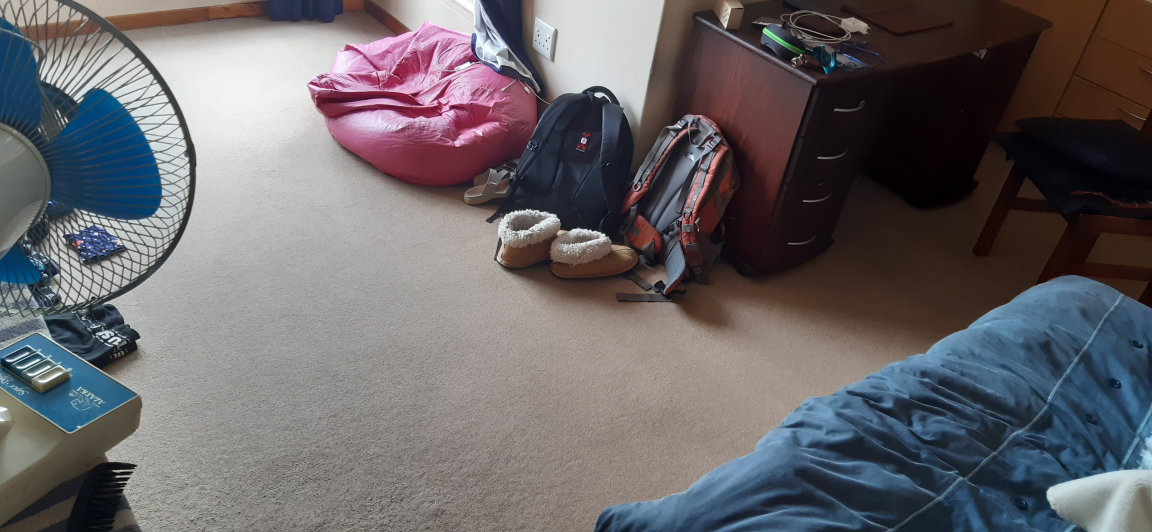
#> input picture prototypes/Early Prototypes/Shape Generation/room.jpg, 4608 x 2128 px (shown at 1/4 size)
$ python -i NN_gesture_layers.py   (imports and definitions only)
#> lines starting #> are read from the running program, lines starting #| are printed output that depends on the picture
# adapted to work with greyscale input (1 input channel)

import numpy as np
import matplotlib.pyplot as plt
import time
from PIL import Image
import scipy.signal
import sys
from math import sqrt
from numpy.random import default_rng
import cv2
import random

# makes arrays print out in full
# [1 line not run here, left out]

# set random seed for random number generator
rng = default_rng(777)

# set start time of program execution
start_time = time.time()

#open file to write out hyperparamaters and layer values to
# [1 line not run here, left out]
enableTextFileLogging = False
loadWeightsFromFile = False

# accepts arrays and strings and writes them in the network_details file
def writeToFile(input):
    if(enableTextFileLogging):
        details_file.write(str(input)+"\n\n")

# Load image, remove alpha channel and normalize input - change this method as needed for specific input data
def loadImage(imageName):
    if(isinstance(imageName,str)):
        # load image and remove alpha channel
        greyscale = cv2.imread(imageName,0)
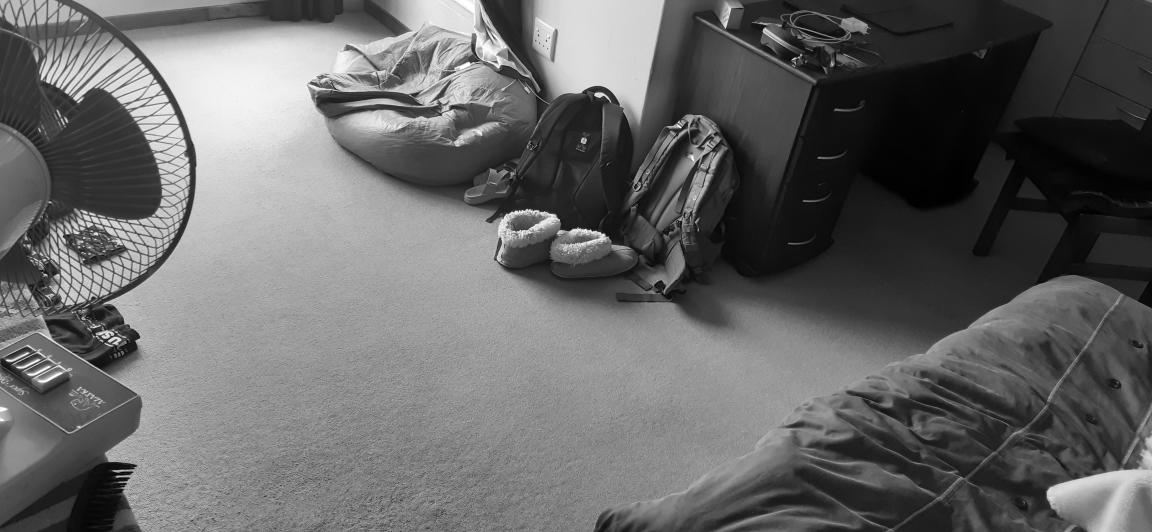
#> greyscale: shape (2128, 4608) (shown at 1/4 size); min 0, max 255, mean 102.3
    else:
        greyscale = cv2.cvtColor(imageName, cv2.COLOR_RGB2GRAY)
    resized = cv2.resize(greyscale, (20,15), interpolation = cv2.INTER_AREA)
    # modified edge detection filter
    filter = np.array([[-1, -1, -1],
                    [-1, 8, -1],
                    [-1, -1, -1]])
    output_conv = scipy.signal.convolve2d(resized, filter, 'valid')
    loadedImage = np.array(output_conv)/255 # divide by 255 in order to normalize input

    new3DImage = np.empty((13,18,1)) # convert greyscale to array
    for x in range(len(new3DImage)):
        for y in range(len(new3DImage[x])):
            for i in range(len(new3DImage[x][y])):
                new3DImage[x][y][i] = loadedImage[x][y]
    return np.array(new3DImage)

# Different layers available for use in neural network
class Input:
    output_neurons = []

    def __init__(self, activation_function):
        self.activation_function = activation_function

    def get_size(self):
        return len(self.output_neurons)

    def get_output(self):
        return self.output_neurons

    def forward_propagation(self,new_neurons):
        self.output_neurons = new_neurons
        writeToFile("input_layer: " + str(self.output_neurons))

class Convolution:
    output_neurons = []
    filters = []
    delta = []

    def __init__(self, number_filters, kernel_size, activation_function):
        self.number_filters = number_filters
        self.kernel_size = kernel_size
        self.activation_function = activation_function
        # initialize filters with random values from -1 to 1
        self.filters = rng.random(number_filters*kernel_size[0]*kernel_size[1]*kernel_size[2])
        for f in range(len(self.filters)):
            self.filters[f] = (self.filters[f] *2) -1  # generate new filter value -1 to 1
        self.filters=self.filters.reshape(number_filters,kernel_size[0],kernel_size[1],kernel_size[2])

    def get_size(self):
            return self.number_neurons

    # [129 lines left out: functions activation, activation_derivative, activateMatrix, convolve, fullConvolution, forward_propagation and 1 more, not called in this run]

    def get_output(self):
        return self.output_neurons

    def get_delta(self):
        return self.delta

class Maxpooling:
    output_neurons = []
    delta = []
    xy_max_pairs = []

    def __init__(self, pool_size, stride_size):
        self.pool_size = pool_size
        self.stride_size = stride_size

    def get_output(self):
        return self.output_neurons

    # TODO implement striding
    # [31 lines left out: function forward_propagation, not called in this run]

    def backpropagation(self,next_layer_delta):
        self.delta = next_layer_delta

    def get_delta(self):
        return self.delta

    def get_xy_max_pairs(self):
        return self.xy_max_pairs

class Flatten:
    output_neurons = []
    flatten_delta = []

    def get_size(self):
        return len(self.output_neurons)

    def get_output(self):
        return self.output_neurons

    def forward_propagation(self, previous_layer_output):
        self.output_neurons = np.array(previous_layer_output).flatten()
        writeToFile("Flatten layer: " + str(self.output_neurons))

    # [9 lines left out: function backpropagation, not called in this run]

    def get_delta(self):
        return self.flatten_delta

class Hidden:
    output_neurons = []
    hidden_delta = []

    def __init__(self, number_neurons, activation_function):
        self.number_neurons = number_neurons
        self.activation_function = activation_function

    def get_size(self):
        return self.number_neurons

    # initialize weights and biases with the He method
    # [10 lines left out: function initialize_He_weights, not called in this run]
        # [4 lines of commented-out code are left out]

    def get_output(self):
        return self.output_neurons

    # [44 lines left out: functions activation, activation_derivative, forward_propagation, backpropagation, not called in this run]
        # writeToFile("hidden_layer_weights: " + str(self.weights))

    def get_weights(self):
        return self.weights

    def get_delta(self):
        return self.hidden_delta

    def get_biases(self):
        return self.bias

class Output:
    # Only difference from hidden is how backpropagation is conducted
    output_neurons = []
    output_delta = []

    def __init__(self, number_neurons, activation_function):
        self.number_neurons = number_neurons
        self.activation_function = activation_function

    def get_size(self):
        return self.number_neurons

    # initialize weights and biases with the He method
    # [10 lines left out: function initialize_He_weights, not called in this run]
        # [4 lines of commented-out code are left out]

    def get_output(self):
        return self.output_neurons

    # [40 lines left out: functions activation, activation_derivative, forward_propagation, backpropagation, not called in this run]
        # writeToFile("output_layer_weights: " + str(self.weights))

    def get_delta(self):
        return self.output_delta

    def get_weights(self):
        return self.weights

    def get_biases(self):
        return self.bias

# Encapsulating class for entire neural network
class Network:
    epochErrors = []
    networkInitialized = False

    def __init__(self, layers):
        self.layers = layers

    # perform forward propogation of whole network based on new input data
    # [12 lines left out: function forward_propagation, not called in this run]

    def predict(self, new_input_data):
        self.forward_propagation(new_input_data)
        return self.layers[len(self.layers)-1].get_output()

    # [51 lines left out: functions back_propagation, train, not called in this run]

### load training data ###
training_data_input = []
# [3 lines not run here, left out]
# each gesture0.npy has [x,y,z] with each x, y and z being [thumbx, pinkyx...] from 0-1. Ignore z values
training_data_output = []
# [4 lines not run here, left out]

# shuffle training data
new_list =list(zip(training_data_input, training_data_output))
# [1 line not run here, left out]
# [1 line that did not run here, left out]
# [1 line not run here, left out]

### set up neural network ###
model = Network([
    Input("sigmoid"),
    Convolution(20, (3,3,1), "sigmoid"), # num_filters, (filter_x x filter_y x num_channels)
    Maxpooling((3,3),2),
    Flatten(),
    Hidden(2000, "sigmoid"),
    Output(2, "sigmoid")])
    # Deep pose has poolsizes decreasing and number filters increasing for subsequent conv. layers
### train network ###
# load weights from pre-trained NN if so desired
# [32 lines not run here, left out]

# end program runtime and report duration
end_time = time.time()
# [1 line not run here, left out]

>>> result = loadImage('../../Early Prototypes/Shape Generation/room.jpg')
